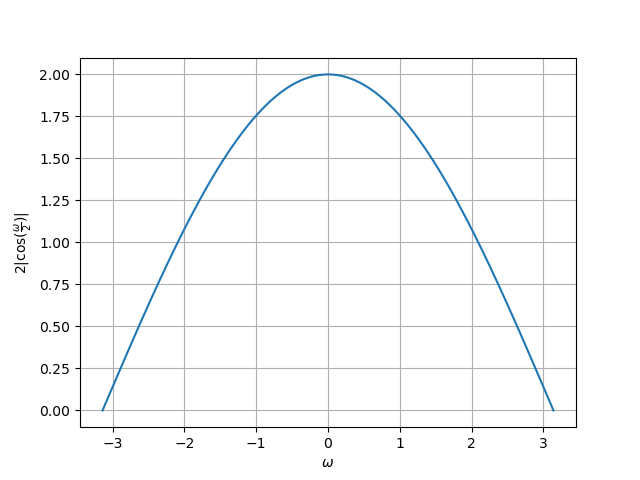

Write the Python code that produced this figure.
import numpy as np
import matplotlib.pyplot as plt

# Define the range for omega
omega_min = -np.pi
omega_max = np.pi
num_points = 1000  # Number of points for omega

# Generate values for omega
omega = np.linspace(omega_min, omega_max, num_points)

# Calculate the function values
y = 2 * np.abs(np.cos(omega/2))

# Plot
plt.plot(omega, y)
plt.xlabel(r'$\omega$')
plt.ylabel(r'$2|\cos(\frac{\omega}{2})|$')
plt.grid(True)
plt.savefig('../figs/fig1.png')
